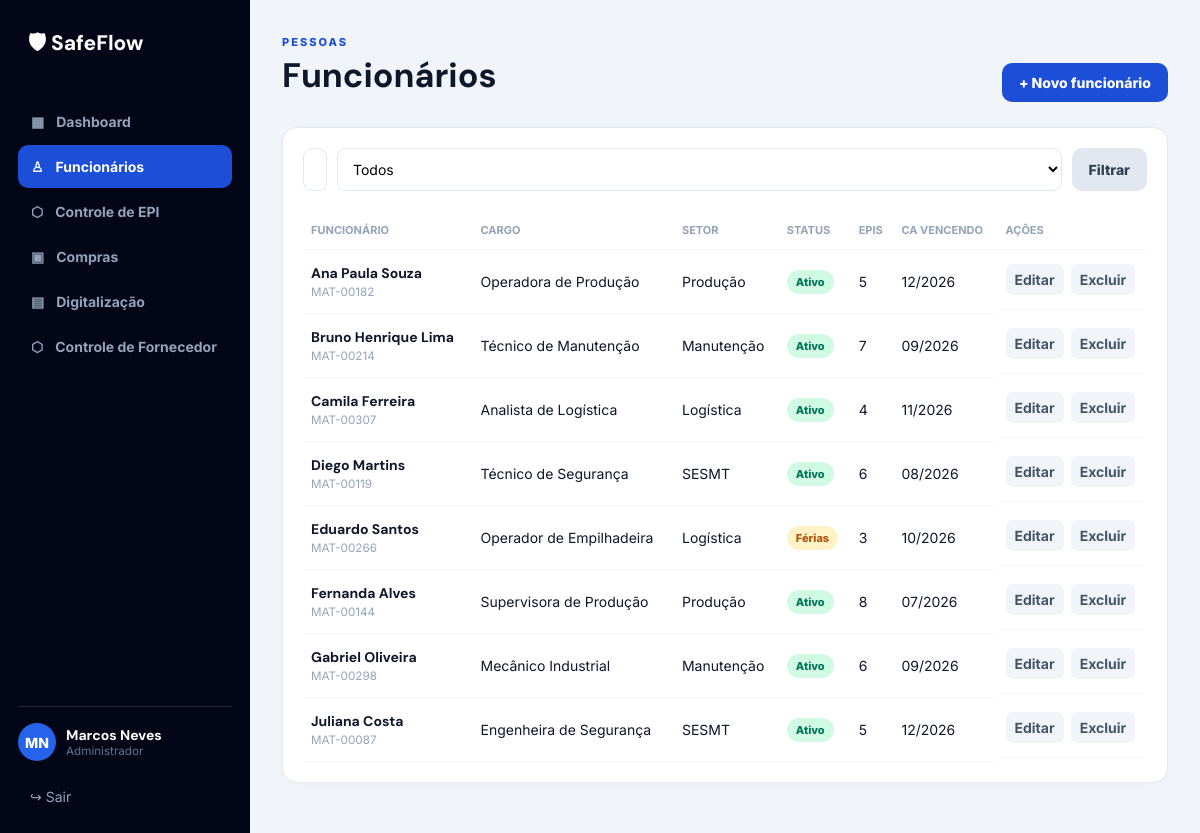
Screenshot of /funcionarios.php (signed in) with the database file from the repository.
### tables this page shows
CREATE TABLE IF NOT EXISTS funcionarios (
  id INT AUTO_INCREMENT PRIMARY KEY,
  nome VARCHAR(120) NOT NULL,
  cargo VARCHAR(120) NOT NULL,
  setor VARCHAR(80) NOT NULL,
  matricula VARCHAR(50) NOT NULL UNIQUE,
  status ENUM('Ativo','Férias','Inativo') NOT NULL DEFAULT 'Ativo',
  epis_atribuidos INT NOT NULL DEFAULT 0,
  ca_vencendo VARCHAR(20) DEFAULT '-',
  criado_em TIMESTAMP DEFAULT CURRENT_TIMESTAMP
);

### funcionarios.php (the view, shortened to what this page needs)
<?php
require 'includes/header.php';
$q = trim($_GET['q'] ?? '');
$sql = "SELECT * FROM funcionarios WHERE nome LIKE ?";
$params = ["%$q%"];
$sql .= " ORDER BY nome";
$st = $pdo->prepare($sql);
$st->execute($params);
$rows = $st->fetchAll();
?>
<div class="page-head">
    <div>
        <span class="eyebrow">PESSOAS</span>
        <h1>Funcionários</h1>
    </div>
    <button class="btn btn-primary" onclick="openModal('modalFuncionario')">+ Novo funcionário</button>
</div>
<section class="panel">
    <form class="filters">
        <input name="q" value="<?= htmlspecialchars($q) ?>" placeholder="Buscar por nome...">
        <select name="setor">
            <option>Todos</option>
        </select>
        <button class="btn btn-secondary">Filtrar</button>
    </form>
    <div class="table-wrap">
        <table>
            <thead>
                <tr>
                    <th>Funcionário</th>
                    <th>Cargo</th>
                    <th>Setor</th>
                    <th>Status</th>
                    <th>EPIs</th>
                    <th>CA vencendo</th>
                    <th>Ações</th>
                </tr>
            </thead>
            <tbody>
                <?php foreach ($rows as $r): ?>
                    <tr>
                        <td>
                            <b><?= htmlspecialchars($r['nome']) ?></b>
                            <small><?= $r['matricula'] ?></small>
                        </td>
                        <td><?= htmlspecialchars($r['cargo']) ?></td>
                        <td><?= $r['setor'] ?></td>
                        <td>
                            <span class="pill <?= strtolower($r['status']) ?>">
                                <?= $r['status'] ?>
                            </span>
                        </td>
                        <td><?= $r['epis_atribuidos'] ?></td>
                        <td><?= $r['ca_vencendo'] ?></td>
                        <td class="actions">
                            <button onclick='editFuncionario(<?= json_encode($r) ?>)'>Editar</button>
                            <form method="post" onsubmit="return confirm('Excluir este funcionário?')">
                                <button>Excluir</button>
                            </form>
                        </td>
                    </tr>
                <?php endforeach; ?>
            </tbody>
        </table>
    </div>
</section>
<?php require 'includes/footer.php'; ?>

### style.css (style rules this page uses)
:root { --navy: #0f172a; --blue: #1d4ed8; --slate: #f1f5f9; --border: #e2e8f0; --muted: #64748b; }
* { box-sizing: border-box; }
body { margin: 0; background: var(--slate); color: #0f172a; font: 14px Inter, Arial, sans-serif; }
h1, h2, h3, b, .brand { font-family: "DM Sans", sans-serif; }
button, input, select, textarea { font: inherit; }
button { cursor: pointer; }
.btn { display: inline-flex; align-items: center; justify-content: center; border: 0; border-radius: 10px; padding: 11px 17px; font-weight: 800; }
.btn-primary { background: #1d4ed8; color: #fff; }
.btn-secondary { background: #e2e8f0; color: #334155; }
.eyebrow { font-size: 11px; letter-spacing: 2px; color: #1d4ed8; font-weight: 800; }
.page-head { display: flex; justify-content: space-between; align-items: end; margin-bottom: 25px; }
.page-head h1 { font-size: 34px; margin: 4px 0; }
.metric, .panel { background: white; border: 1px solid var(--border); border-radius: 15px; padding: 20px; box-shadow: 0 3px 12px #0f172a06; }
.panel { margin-bottom: 20px; }
.filters { display: flex; gap: 10px; margin-bottom: 20px; }
.filters input, .filters select, .form-grid input, .form-grid select, .form-grid textarea { padding: 11px; border: 1px solid var(--border); border-radius: 9px; background: white; outline: none; width: 100%; }
.filters input { flex: 1; }
.table-wrap { overflow: auto; }
table { width: 100%; border-collapse: collapse; min-width: 850px; }
th { font-size: 11px; text-transform: uppercase; color: #94a3b8; text-align: left; padding: 12px 8px; border-bottom: 1px solid #f1f5f9; }
td { padding: 14px 8px; border-bottom: 1px solid #f8fafc; }
td small { display: block; color: #94a3b8; margin-top: 3px; }
.actions { display: flex; gap: 7px; }
.actions button, .btn-mini { border: 0; background: #f1f5f9; color: #475569; border-radius: 7px; padding: 7px 9px; font-weight: 700; }
.pill { display: inline-block; border-radius: 99px; padding: 5px 9px; font-size: 11px; font-weight: 800; }
.pill.ativo { background: #d1fae5; color: #047857; }
.pill.férias { background: #fef3c7; color: #b45309; }

### rows the page displays
funcionarios: nome "Ana Paula Souza", matricula "MAT-00182", cargo "Operadora de Produção", setor "Produção", status "Ativo", epis_atribuidos "5", ca_vencendo "12/2026"
funcionarios: nome "Bruno Henrique Lima", matricula "MAT-00214", cargo "Técnico de Manutenção", setor "Manutenção", status "Ativo", epis_atribuidos "7", ca_vencendo "09/2026"
funcionarios: nome "Camila Ferreira", matricula "MAT-00307", cargo "Analista de Logística", setor "Logística", status "Ativo", epis_atribuidos "4", ca_vencendo "11/2026"
funcionarios: nome "Diego Martins", matricula "MAT-00119", cargo "Técnico de Segurança", setor "SESMT", status "Ativo", epis_atribuidos "6", ca_vencendo "08/2026"
funcionarios: nome "Eduardo Santos", matricula "MAT-00266", cargo "Operador de Empilhadeira", setor "Logística", status "Férias", epis_atribuidos "3", ca_vencendo "10/2026"
funcionarios: nome "Fernanda Alves", matricula "MAT-00144", cargo "Supervisora de Produção", setor "Produção", status "Ativo", epis_atribuidos "8", ca_vencendo "07/2026"
funcionarios: nome "Gabriel Oliveira", matricula "MAT-00298", cargo "Mecânico Industrial", setor "Manutenção", status "Ativo", epis_atribuidos "6", ca_vencendo "09/2026"
funcionarios: nome "Juliana Costa", matricula "MAT-00087", cargo "Engenheira de Segurança", setor "SESMT", status "Ativo", epis_atribuidos "5", ca_vencendo "12/2026"

### other values shown
$_SESSION['usuario']['nome'] "Marcos Neves"
$_SESSION['usuario']['perfil'] "Administrador"
